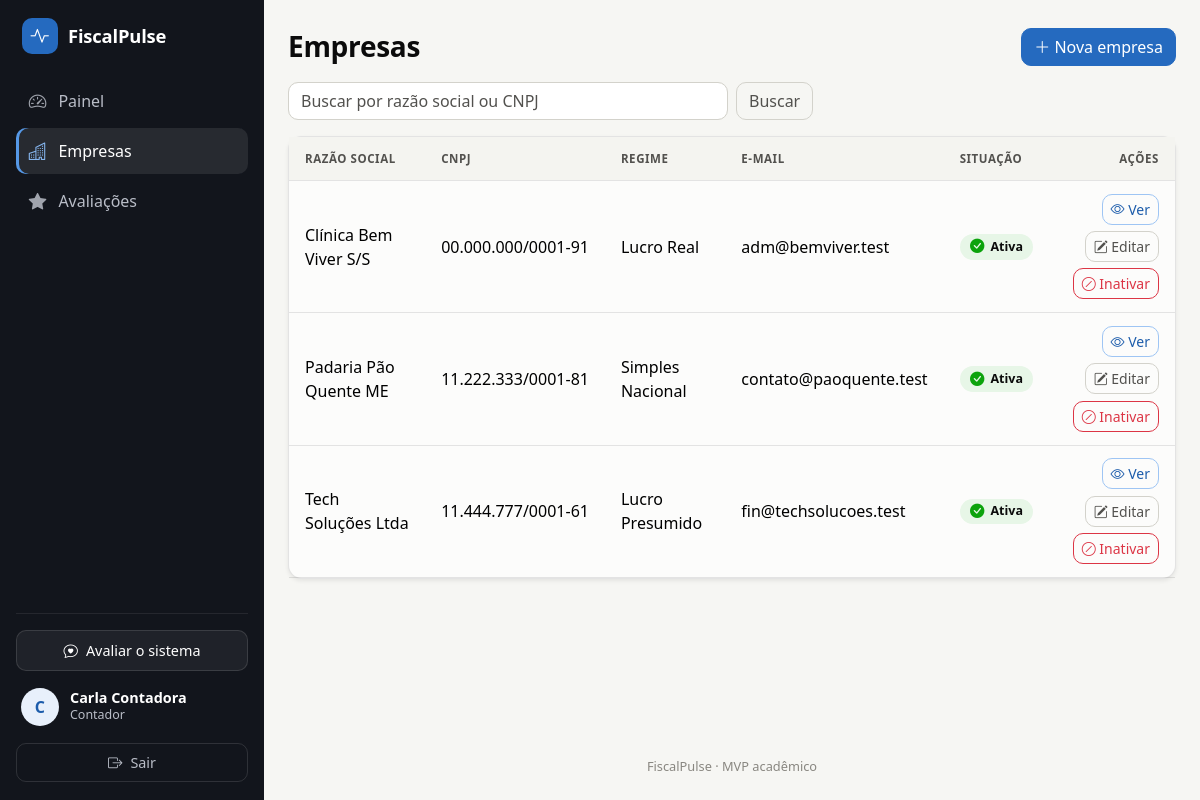
Screenshot of /index.php?rota=empresas/index (signed in) with the database file from the repository.
### tables this page shows
CREATE TABLE empresas (
  id INT UNSIGNED AUTO_INCREMENT PRIMARY KEY,
  razao_social VARCHAR(150) NOT NULL,
  cnpj CHAR(14) NOT NULL,
  regime_tributario ENUM('mei','simples','presumido','real') NOT NULL,
  email_contato VARCHAR(150) NOT NULL,
  ativa TINYINT(1) NOT NULL DEFAULT 1,
  criada_em TIMESTAMP NOT NULL DEFAULT CURRENT_TIMESTAMP,
  UNIQUE KEY uq_empresas_cnpj (cnpj),
  CONSTRAINT ck_empresas_cnpj CHECK (cnpj REGEXP '^[0-9]{14}$')
);

### app/Models/Empresa.php (called while the page is built, shortened)
<?php
final class Empresa
{
    public function listar(string $busca = ''): array
    {
        $sql = 'SELECT ' . self::COLUNAS . ' FROM empresas';
        $params = [];
        $busca = trim($busca);
        $stmt = $this->pdo->prepare($sql . ' ORDER BY ativa DESC, razao_social');
        $stmt->execute($params);
        return $stmt->fetchAll();
    }
}

### app/Controllers/EmpresaController.php (called while the page is built, shortened)
<?php
final class EmpresaController
{
    public function index(Request $req): void
    {
        $busca = mb_substr(trim($req->get('busca') ?? ''), 0, 100);
        View::exibir('empresas/index', [
            'titulo' => 'Empresas',
            'empresas' => $this->modelo()->listar($busca),
            'busca' => $busca,
        ]);
    }
    private function modelo(): Empresa
    {
        return new Empresa(Database::conexao());
    }
}

### app/Core/Router.php (called while the page is built, shortened)
<?php
final class Router
{
    public function despachar(Request $req): void
    {
        try {
            $this->executar($req);
        } catch (HttpException $e) {
            $this->erro($e->codigoHttp());
        } catch (Throwable $e) {
            Logger::erro($e);
            $this->erro(500);
        }
    }
    private function executar(Request $req): void
    {
        $rota = $req->rota();
        $porMetodo = $this->rotas[$rota];
        $entrada = $porMetodo[$req->metodo()];
        $acao = $entrada[1];
        (new $classe())->$acao($req);
    }
}

### index.php (called while the page is built, shortened)
<?php
(new Router(require RAIZ . '/config/rotas.php'))->despachar(new Request());

### app/Core/Auth.php (called while the page is built, shortened)
<?php
final class Auth
{
    public static function usuario(?int $agora = null): ?array
    {
        $agora ??= time();
        $usuario = $_SESSION['usuario'] ?? null;
        $ultimo = $_SESSION['ultimo_acesso'] ?? null;
        return $usuario;
    }
}

### app/autoload.php (called while the page is built, shortened)
<?php
spl_autoload_register(static function (string $classe): void {
    $prefixo = 'App\\';
    $relativo = substr($classe, strlen($prefixo));
    $arquivo = __DIR__ . DIRECTORY_SEPARATOR . str_replace('\\', DIRECTORY_SEPARATOR, $relativo) . '.php';
});

### app/Core/Flash.php (called while the page is built, shortened)
<?php
final class Flash
{
    public static function obter(): array
    {
        $mensagens = $_SESSION['flash'] ?? [];
        return $mensagens;
    }
}

### app/Views/empresas/index.php (the view, shortened to what this page needs)
<div class="d-flex justify-content-between align-items-center mb-3">
    <h1 class="h3 m-0">Empresas</h1>
    <a class="btn btn-primary" href="<?= e(url('empresas/criar')) ?>"><?= icone('plus-lg') ?> Nova empresa</a>
</div>
<form class="row g-2 mb-3" method="get" action="index.php">
    <div class="col-sm-8 col-md-6">
        <input class="form-control" type="search" name="busca" value="<?= e($busca) ?>" maxlength="100"
               placeholder="Buscar por razão social ou CNPJ" aria-label="Buscar">
    </div>
    <div class="col-auto">
        <button class="btn btn-outline-secondary" type="submit">Buscar</button>
    </div>
</form>
<div class="card shadow-sm">
    <div class="table-responsive">
        <table class="table table-hover align-middle mb-0">
            <thead class="table-light">
                <tr><th>Razão social</th><th>CNPJ</th><th>Regime</th><th>E-mail</th><th>Situação</th><th class="text-end">Ações</th></tr>
            </thead>
            <tbody>
            <?php foreach ($empresas as $emp) : ?>
                <tr>
                    <td><?= e($emp['razao_social']) ?></td>
                    <td class="text-nowrap"><?= e(formatarCnpj($emp['cnpj'])) ?></td>
                    <td><?= e(ValidadorEmpresa::REGIMES[$emp['regime_tributario']] ?? $emp['regime_tributario']) ?></td>
                    <td><?= e($emp['email_contato']) ?></td>
                    <td>
                        <?php if ((int) $emp['ativa'] === 1) : ?>
                            <span class="selo-status selo-status-pago"><?= icone('check-circle-fill') ?>Ativa</span>
                        <?php else : ?>
                            <span class="selo-status"><?= icone('dash-circle') ?>Inativa</span>
                        <?php endif; ?>
                    </td>
                    <td>
                        <div class="acoes-linha">
                            <a class="btn btn-sm btn-outline-primary" href="<?= e(url('empresas/ver', ['id' => $emp['id']])) ?>"><?= icone('eye') ?> Ver</a>
                            <a class="btn btn-sm btn-outline-secondary" href="<?= e(url('empresas/editar', ['id' => $emp['id']])) ?>"><?= icone('pencil-square') ?> Editar</a>
                            <?php if ((int) $emp['ativa'] === 1) : ?>
                                <form class="d-inline" method="post" action="<?= e(url('empresas/inativar')) ?>"
                                      data-confirmar="Inativar esta empresa? O histórico será mantido.">
                                    <button class="btn btn-sm btn-outline-danger" type="submit"><?= icone('slash-circle') ?> Inativar</button>
                                </form>
                            <?php endif; ?>
                        </div>
                    </td>
                </tr>
            <?php endforeach; ?>
            </tbody>
        </table>
    </div>
</div>

### app/Core/View.php (shortened to what this page needs)
<?php
final class View
{
    private static array $compartilhados = [];
    public static function compartilhar(string $chave, mixed $valor): void
    {
        self::$compartilhados[$chave] = $valor;
    }
    public static function exibir(string $view, array $dados = [], string $layout = 'layout/principal'): void
    {
        echo self::renderizar($view, $dados, $layout);
    }
    public static function renderizar(string $view, array $dados = [], string $layout = 'layout/principal'): string
    {
        $dados += self::$compartilhados;
        $conteudo = self::capturar($view, $dados);
        return $layout === '' ? $conteudo : self::capturar($layout, $dados + ['conteudo' => $conteudo]);
    }
    private static function capturar(string $nome, array $dados): string
    {
        $arquivo = RAIZ . '/app/Views/' . $nome . '.php';
        try {
            (static function () use ($arquivo, $dados): void {
                extract($dados, EXTR_SKIP);
                require $arquivo;
            })();
            return (string) ob_get_clean();
        } catch (Throwable $e) {
            ob_end_clean();
            throw $e;
        }
    }
}

### app/helpers.php (shortened to what this page needs)
<?php
function e(?string $texto): string
{
    return htmlspecialchars($texto ?? '', ENT_QUOTES | ENT_SUBSTITUTE, 'UTF-8');
}
function icone(string $nome): string
{
    return preg_match('/^[a-z0-9]+(-[a-z0-9]+)*\z/', $nome) === 1
        ? '<i class="bi bi-' . $nome . '" aria-hidden="true"></i>'
        : '';
}
function iniciais(string $nome): string
{
    $nome = trim($nome);
    return $nome === '' ? '?' : mb_strtoupper(mb_substr($nome, 0, 1));
}
function formatarCnpj(string $cnpj): string
{
    return preg_match('/^(\d{2})(\d{3})(\d{3})(\d{4})(\d{2})\z/', $cnpj, $p) ? "$p[1].$p[2].$p[3]/$p[4]-$p[5]" : $cnpj;
}
function url(string $rota, array $params = []): string
{
    return 'index.php?rota=' . $rota . ($params ? '&' . http_build_query($params) : '');
}

### app/Views/layout/principal.php (shortened to what this page needs)
<?php
$usuario = Auth::usuario();
$rota = (string) ($rotaAtual ?? '');
$itens = [];
if ($usuario !== null) {
    $itens[] = ['Painel', 'speedometer2', url('dashboard/index'), ['dashboard/']];
    if ($usuario['perfil'] === 'contador') {
        $itens[] = ['Empresas', 'buildings', url('empresas/index'), ['empresas/', 'usuarios/', 'obrigacoes/']];
        $itens[] = ['Avaliações', 'star-fill', url('avaliacoes/index'), ['avaliacoes/']];
    } else {
        $itens[] = ['Minhas obrigações', 'receipt-cutoff', url('obrigacoes/index', ['empresa_id' => (int) $usuario['empresa_id']]), ['obrigacoes/']];
    }
}
$estaAtivo = static function (array $prefixos) use ($rota): bool {
    foreach ($prefixos as $prefixo) {
        if (str_starts_with($rota, $prefixo)) {
            return true;
        }
    }
    return false;
};
$mensagens = Flash::obter();
?>
<!DOCTYPE html>
<html lang="pt-BR">
<head>
    <link rel="stylesheet" href="https://cdn.jsdelivr.net/npm/bootstrap@5.3.3/dist/css/bootstrap.min.css"
>
    <link rel="stylesheet" href="https://cdn.jsdelivr.net/npm/bootstrap-icons@1.11.3/font/bootstrap-icons.min.css"
>
    <link rel="stylesheet" href="assets/css/app.css">
</head>
<body class="<?= e($usuario === null ? 'corpo-publico' : 'corpo-app') ?>">
<?php if ($usuario !== null) : ?>
<div class="app-shell">
    <aside class="sidebar offcanvas-lg offcanvas-start" tabindex="-1" id="menuLateral" aria-label="Menu principal">
        <div class="sidebar-topo">
            <a class="marca" href="<?= e(url('dashboard/index')) ?>">
                <span class="marca-icone"><?= icone('activity') ?></span>
                <span class="marca-nome">FiscalPulse</span>
            </a>
        </div>
        <nav class="sidebar-nav" aria-label="Navegação">
            <ul class="nav flex-column gap-1">
                <?php foreach ($itens as [$rotulo, $icone, $destino, $prefixos]) : ?>
                    <?php $ativo = $estaAtivo($prefixos); ?>
                    <li class="nav-item">
                        <a class="<?= e('nav-link' . ($ativo ? ' active' : '')) ?>" href="<?= e($destino) ?>" aria-current="<?= e($ativo ? 'page' : 'false') ?>">
                            <?= icone($icone) ?><span class="nav-rotulo"><?= e($rotulo) ?></span>
                        </a>
                    </li>
                <?php endforeach; ?>
            </ul>
        </nav>
        <div class="sidebar-rodape">
            <button class="btn btn-avaliar" type="button" data-bs-toggle="modal" data-bs-target="#modalAvaliacao">
                <?= icone('chat-heart') ?>Avaliar o sistema
            </button>
            <div class="usuario-card">
                <div class="usuario-avatar" aria-hidden="true"><?= e(iniciais($usuario['nome'])) ?></div>
                <div class="usuario-dados">
                    <div class="usuario-nome"><?= e($usuario['nome']) ?></div>
                    <div class="usuario-perfil"><?= e($usuario['perfil'] === 'contador' ? 'Contador' : 'Cliente') ?></div>
                </div>
            </div>
            <form method="post" action="<?= e(url('auth/logout')) ?>" class="m-0">
                <button class="btn btn-sair" type="submit"><?= icone('box-arrow-right') ?>Sair</button>
            </form>
        </div>
    </aside>
    <div class="app-main">
        <main class="conteudo">
<?php else : ?>
<main class="auth-wrap">
    <div class="<?= e('auth-caixa' . (($auth ?? '') === 'larga' ? ' auth-caixa-larga' : '')) ?>">
<?php endif; ?>
            <?= $conteudo  ?>
<?php if ($usuario !== null) : ?>
        </main>
        <footer class="rodape">FiscalPulse · MVP acadêmico</footer>
    </div>
</div>
<?php else : ?>
    </div>
</main>
<?php endif; ?>
</body>
</html>

### rows the page displays
empresas: razao_social "Clínica Bem Viver S/S", cnpj "00.000.000/0001-91", regime_tributario "Lucro Real", email_contato "adm@bemviver.test"
empresas: razao_social "Padaria Pão Quente ME", cnpj "11.222.333/0001-81", regime_tributario "Simples Nacional", email_contato "contato@paoquente.test"
empresas: razao_social "Tech Soluções Ltda", cnpj "11.444.777/0001-61", regime_tributario "Lucro Presumido", email_contato "fin@techsolucoes.test"

### other values shown
$rotulo "Painel"
$rotulo "Empresas"
$rotulo "Avaliações"
iniciais($usuario['nome']) "C"
$usuario['nome'] "Carla Contadora"
$usuario['perfil'] === 'contador' ? 'Contador' : 'Cliente' "Contador"
